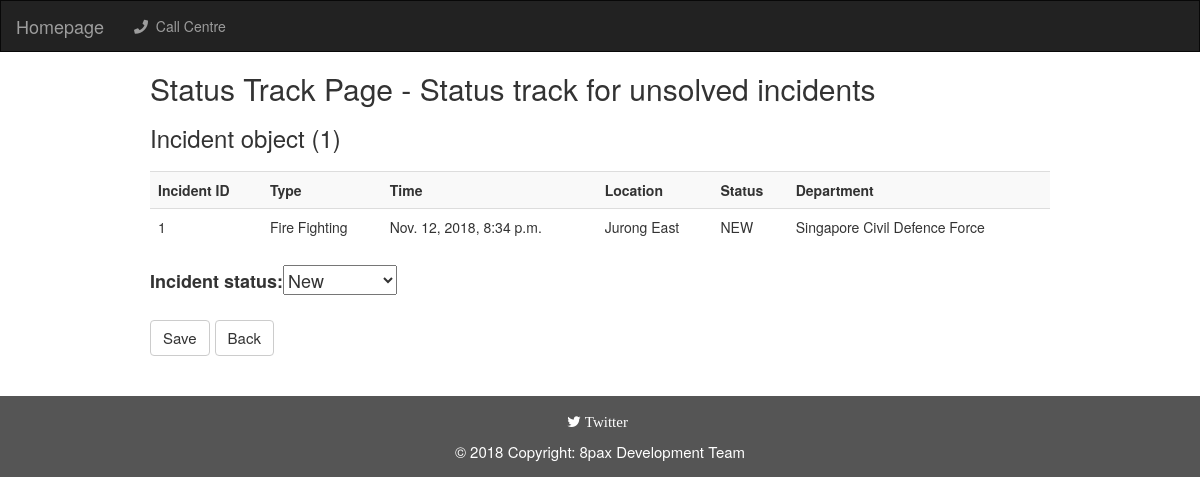
Before: /statusCreation/1/ with the older database file.
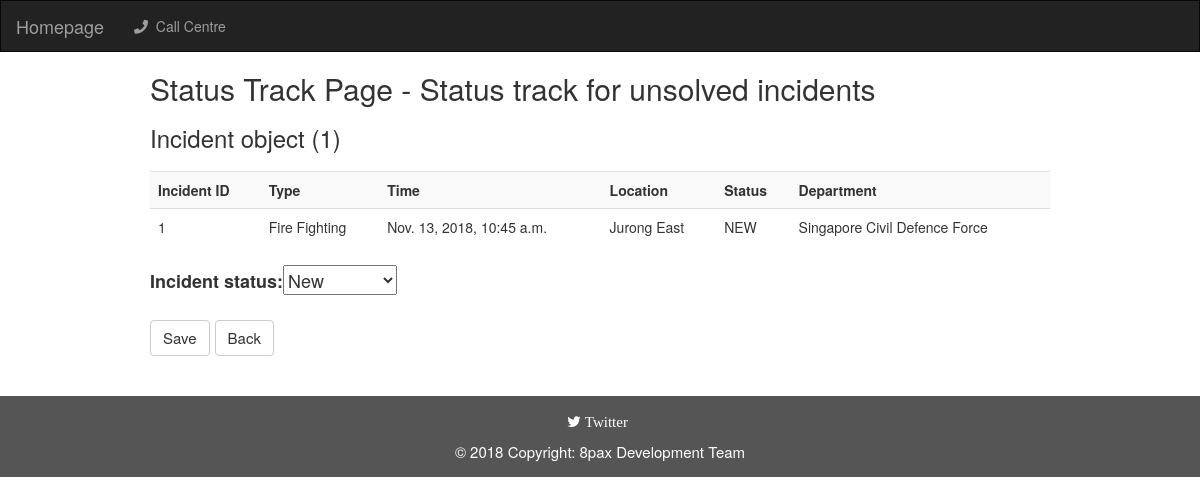
After: the same page with the newer database file.
### callcentre/models.py (models this page shows)
class Incident(models.Model):
    caller_name = models.CharField(max_length=50, default='NULL',blank=True)
    mobile_number = models.CharField(max_length=8, default='NULL',blank=True)
    incident_time = models.DateTimeField(default=timezone.now())
    incident_location = models.CharField(max_length=100, default='NULL',blank=True)
    incident_department = models.CharField(max_length=100, default='NULL')
    incident_region = models.CharField(max_length=100, choices=REGION_CHOICES, default='NULL')
    incident_category = models.CharField(max_length=100, default='NULL')
    incident_type = models.CharField(max_length=100, default='NULL')
    incident_status = models.CharField(max_length=100, choices=STATUS_UPDATE, default='New')
    incident_description = models.CharField(max_length=200, default='NULL',blank=True)

### statusCreation/views.py (the view)
# urls.py: url(r'^(?P<incident_id>[0-9]+)/$', views.detail, name='detail'),
def detail(request, incident_id):
    try:
        incident = Incident.objects.get(id=incident_id)
        form = ContactForm3(request.POST)
        if request.method == 'POST':
            if form.is_valid():
                incident = Incident.objects.get(id=incident_id)
                incident.incident_status = form.cleaned_data['incident_status']
                incident.save()
                message = Message(incident.id, IncidentStatus.from_str(incident.incident_status))
                info_dist = InformationDistributor.get_instance()
                info_dist.distribute(message)
                context = {'form': form, 'incident': incident}
                return render(request, 'statustrack/detail.html', context)
        else:
            form = ContactForm3()
            context =  {'form': form, 'incident': incident}
            return render(request, 'statustrack/detail.html', context)
    except Incident.DoesNotExist:
        raise Http404("Incident does not exist")

### statusCreation/models.py
class ContactForm3(forms.ModelForm):
    class Meta:
        model=Incident
        fields=('incident_status',)

### templates/statustrack/detail.html (shortened to what this page needs)
{% extends 'base_navi.html' %}
{% block body %}
<h2>Status Track Page - Status track for unsolved incidents</h2>
<h3>{{ incident }}</h3>
<table class="table table-striped" style="width:100%">
  <tr>
    <th>Incident ID</th>
    <th>Type</th>
    <th>Time</th>
    <th>Location</th>
    <th>Status</th>
    <th>Department</th>
  </tr>
  <tr>
    <td>{{ incident.id }}</td>
    <td>{{ incident.incident_category }}</td>
    <td>{{ incident.incident_time }}</td>
    <td>{{ incident.incident_location }}</td>
    <td>{{ incident.incident_status }}</td>
    <td>{{ incident.incident_department }}</td>
  </tr>
</table>
  <form action=""  method="POST" style="font-size:18px;">
    {{ form }}
    <br>
    <input type="submit" value="Save" class="btn btn-default" style="margin-top:20px;font-size:15px;"/>
      <a class="btn btn-default" href="{% url 'statusCreation:index' %}" role="button" style="margin-top:20px;font-size:15px;">Back</a>
  </form>
{% endblock %}

Changed rows visible on the page:
changed Incident "Incident object (1)": incident_time "Nov. 12, 2018, 8:34 p.m." → "Nov. 13, 2018, 10:45 a.m."
